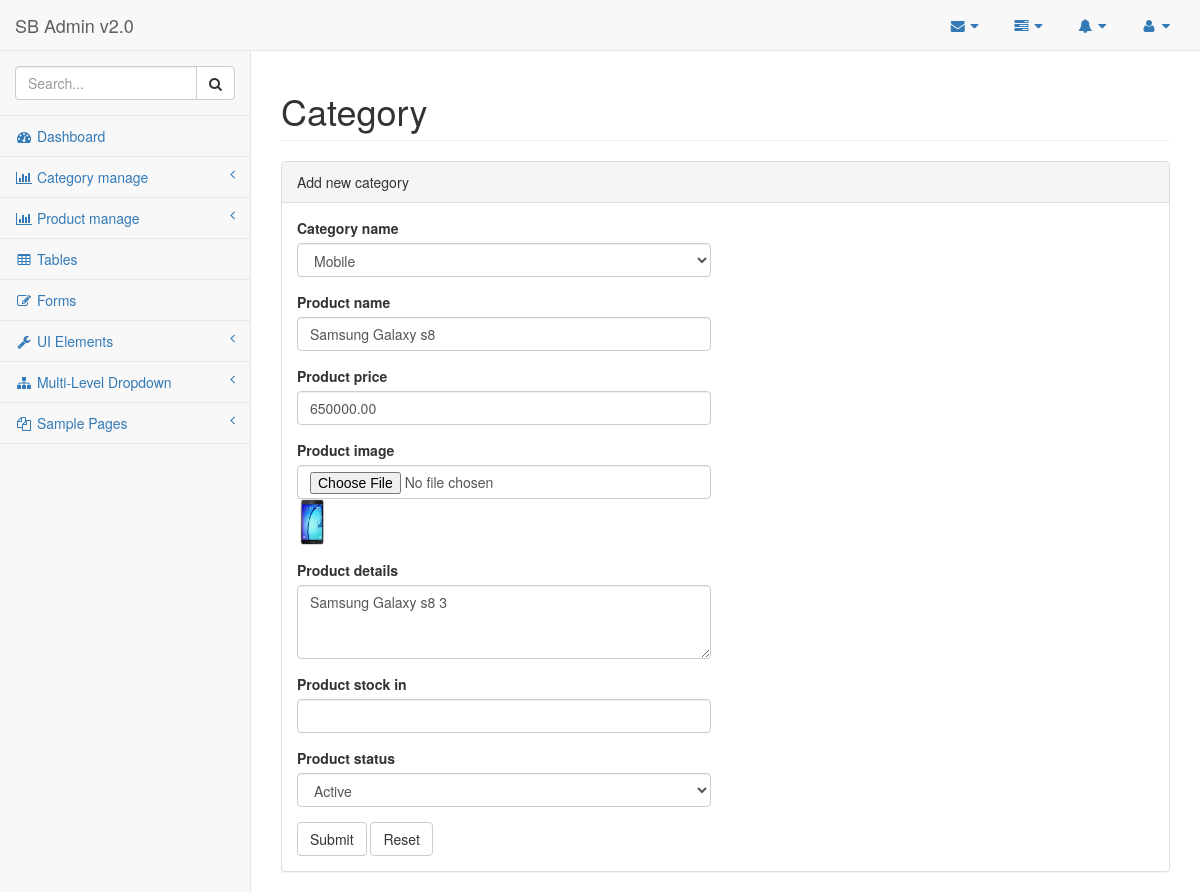
The app's page /backend/pages/product_edit.php?pid=1 with its own data.
### tables this page shows
CREATE TABLE `products` (
  `product_id` int(11) NOT NULL,
  `product_name` varchar(50) NOT NULL,
  `product_price` decimal(10,2) NOT NULL,
  `product_image` varchar(250) NOT NULL,
  `product_details` varchar(500) NOT NULL,
  `product_category` int(11) NOT NULL,
  `product_stock_in` int(11) NOT NULL,
  `product_status` tinyint(1) NOT NULL,
  `created_at` timestamp NOT NULL DEFAULT CURRENT_TIMESTAMP,
  `updated_at` timestamp NOT NULL DEFAULT CURRENT_TIMESTAMP
);

CREATE TABLE `categories` (
  `catid` int(11) NOT NULL,
  `category_name` varchar(50) NOT NULL
);

### backend/pages/product_edit.php (the view, shortened to what this page needs)
<?php
require('connect.php');
$product_id = $_REQUEST['pid'];
$sql = "SELECT products.*, categories.category_name FROM `products` INNER JOIN categories ON products.product_category = categories.catid  WHERE product_id = '$product_id' ORDER BY products.product_name";
$res = mysqli_query($con, $sql);
$row = mysqli_fetch_assoc($res);
?>
<!DOCTYPE html>
<html lang="en">
<head>
    <link href="../vendor/bootstrap/css/bootstrap.min.css" rel="stylesheet">
    <link href="../vendor/metisMenu/metisMenu.min.css" rel="stylesheet">
    <link href="../dist/css/sb-admin-2.css" rel="stylesheet">
    <link href="../vendor/font-awesome/css/font-awesome.min.css" rel="stylesheet" type="text/css">
</head>
<body>
    <div id="wrapper">
        <?php include('navbar.php'); ?>
        <div id="page-wrapper">
            <div class="row">
                <div class="col-lg-12">
                    <h1 class="page-header">Category</h1>
                </div>
            </div>
            <div class="row">
                <div class="col-lg-12">
                    <div class="panel panel-default">
                        <div class="panel-heading">
                            Add new category
                        </div>
                        <div class="panel-body">
                            <div class="row">
                                <div class="col-lg-6">
                                    <form role="form" action="product_action.php" method="post" enctype="multipart/form-data">
                                        <div class="form-group">
                                            <label>Category name</label>
                                            <select  class="form-control" name="product_category" id="product_category" >
                                                <option value="<?php echo $row['product_category']; ?>"><?php echo $row['category_name']; ?></option>
                                            </select>
                                        </div>
                                        <div class="form-group">
                                            <label>Product name</label>
                                            <input class="form-control" type="text" name="product_name" value="<?php echo $row['product_name']; ?>" required>
                                        </div>
                                        <div class="form-group">
                                            <label>Product price</label>
                                            <input class="form-control" type="text" name="product_price" value="<?php echo $row['product_price']; ?>">
                                        </div>
                                        <div class="form-group">
                                            <label>Product image</label>
                                            <input class="form-control" type="file" name="product_image">
                                        <img class="pro_img" src="../../<?php echo $row['product_image']; ?>" alt="">
                                        </div>
                                        <div class="form-group">
                                            <label>Product details</label>
                                            <textarea class="form-control" rows="3" name="product_details"><?php echo $row['product_details']; ?></textarea>
                                        </div>
                                        <div class="form-group">
                                            <label>Product stock in</label>
                                            <input class="form-control" type="number" name="product_stock_in">
                                        </div>
                                        <div class="form-group">
                                            <label>Product status</label>
                                            <select class="form-control" name="product_status">
                                                <?php
                                                if($row['product_status'] ==1)
                                                {
                                                    ?>
                                                    <option value="1">Active</option>
                                                    <?php
                                                }
                                                else
                                                {
                                                    ?>
                                                    <option value="0">Pending</option>
                                                    <option value="1">Active</option>
                                                    <?php
                                                }
                                                 ?>
                                            </select>
                                        </div>
                                        <button type="submit" name="submit" class="btn btn-default">Submit</button>
                                        <button type="reset" class="btn btn-default">Reset</button>
                                    </form>
                                </div>
                            </div>
                        </div>
                    </div>
                </div>
            </div>
        </div>
    </div>
</body>
</html>

### backend/pages/product_edit.php (style rules this page uses)
.pro_img { width: 30px; max-width: 30px; height: auto; }

### records on screen
products: product_category "Mobile", product_name "Samsung Galaxy s8", product_price "650000.00", product_image (picture), product_details "Samsung Galaxy s8 3", product_status "Active"
